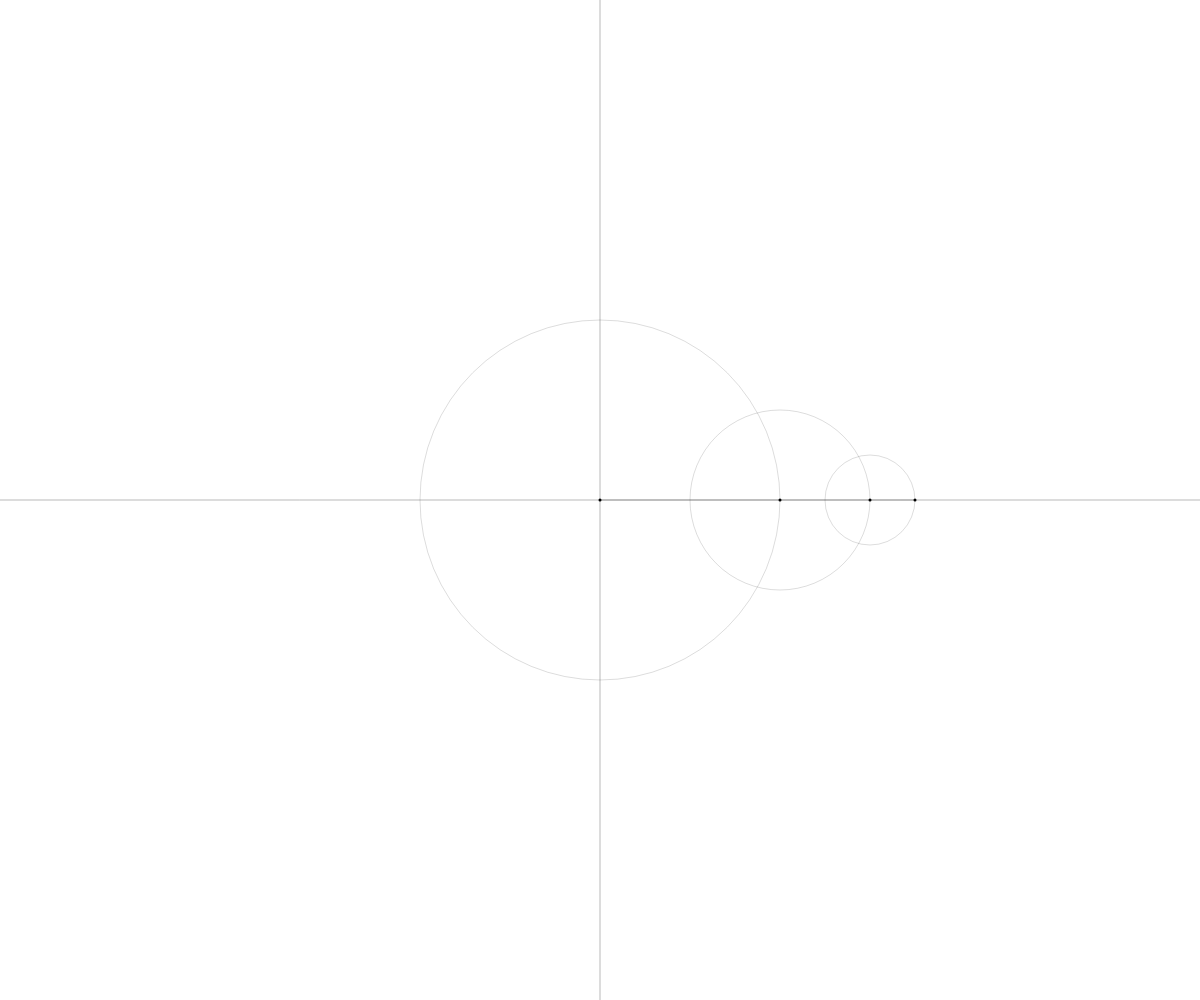
Frame 1 (no input)
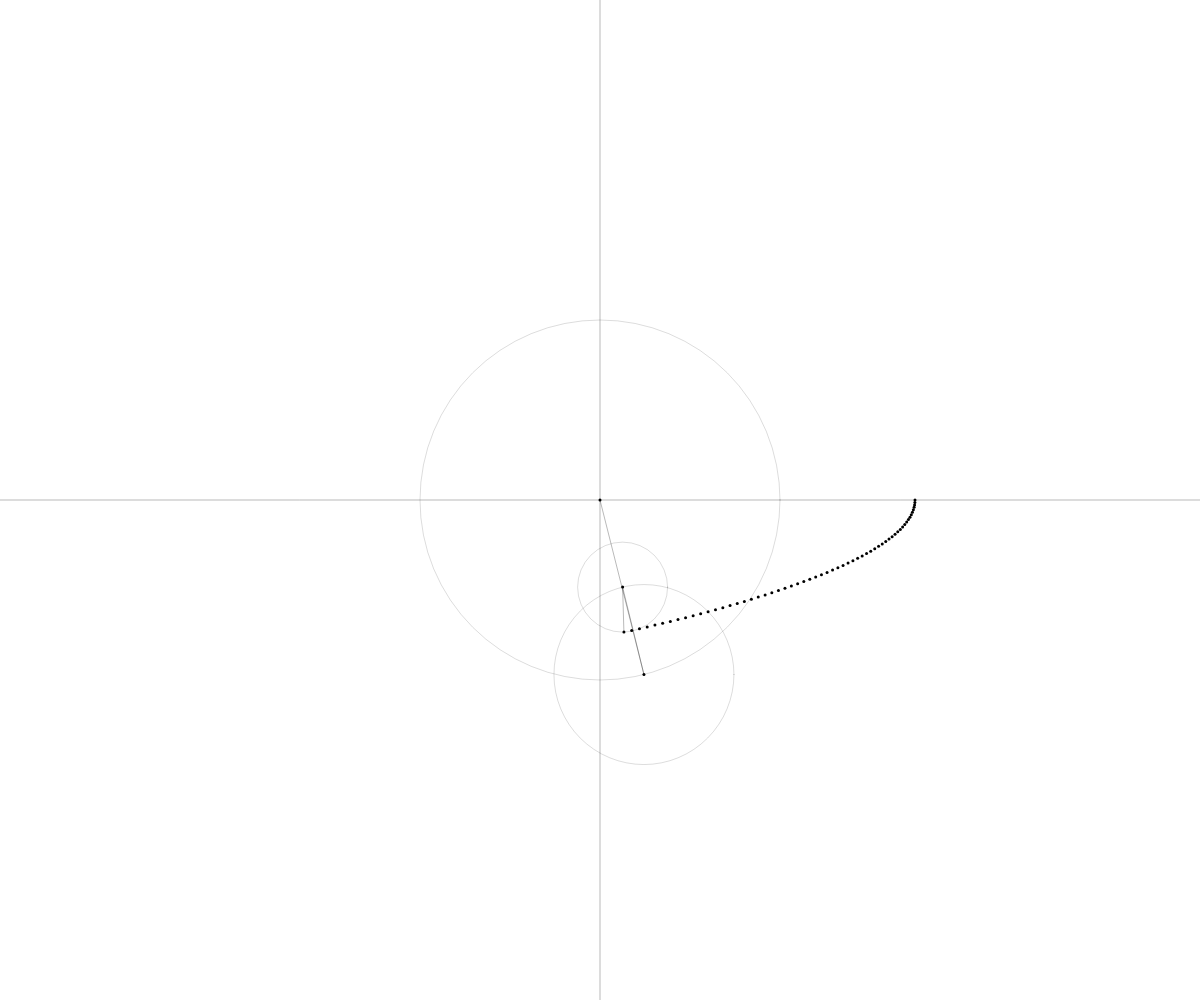
Frame 60 (no input)
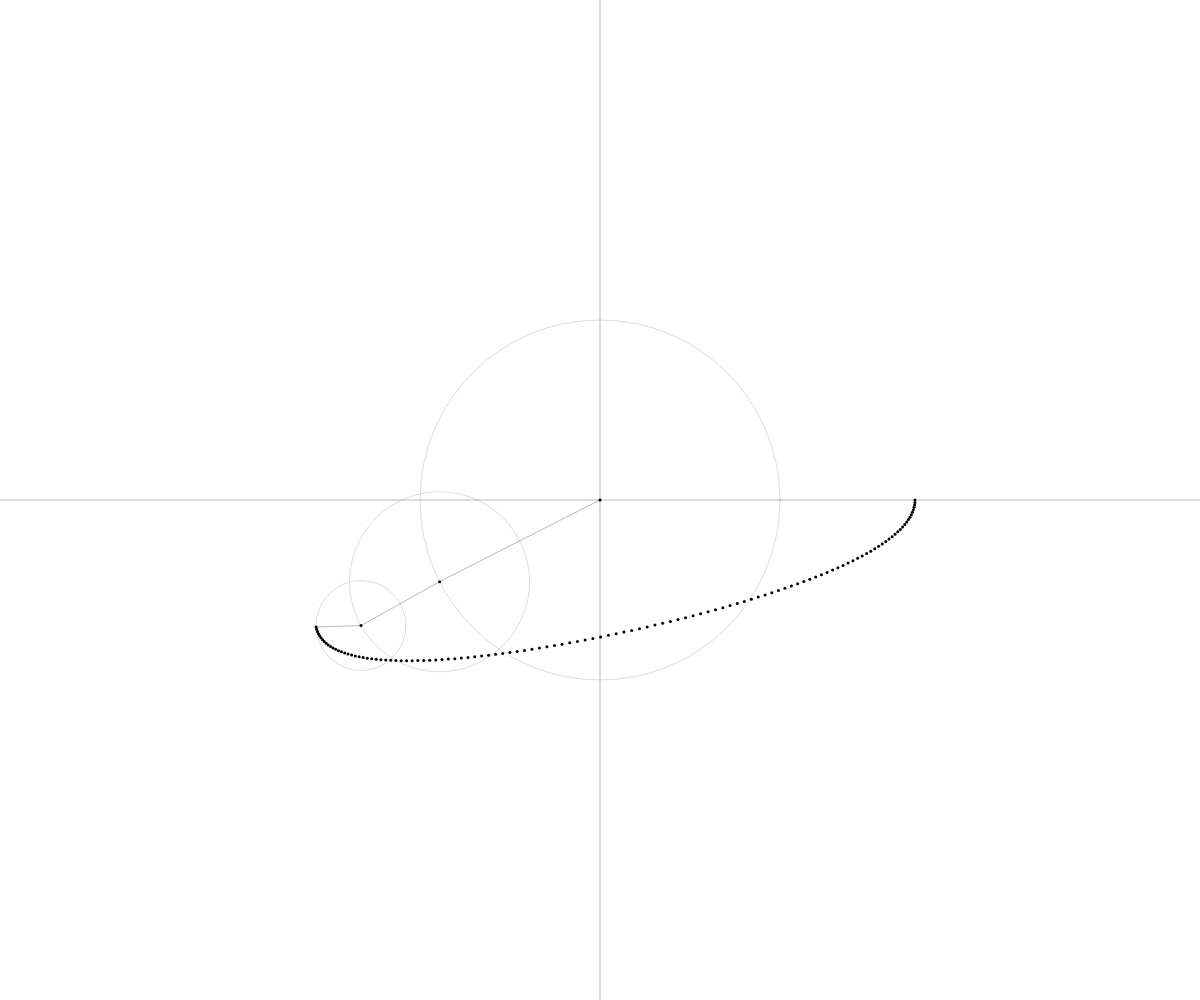
Frame 120 (the mouse pressed at the canvas centre since frame 60)

The p5.js sketch that drew these frames (run headless with seeded random() and noise() and a simulated clock; from frame 60 on, the mouse is pressed at the canvas centre):

// p5.js sketch
// ── sketch.js
var CX, CY;

var R1, R2, R3;
var X1, X2, X3;
var Y1, Y2, Y3;
var A1, A2, A3;
var AINC1, AINC2, AINC3;

var traced_points;
var Z;

var OSC1, OSC2, OSC3;


function setup() {
   createCanvas(windowWidth, windowHeight);
   angleMode(DEGREES);
   CX = width / 2;
   CY = height / 2;
   R1 = 180;
   R2 = R1 / 2;
   R3 = R2 / 2;
   A1 = A2 = A3 = 0;
   AINC1 = random(-3, 3);
   AINC2 = random(-3, 3);
   AINC3 = random(-3, 3);
   traced_points = [];
   Z = 400;
}

function draw() {
   translate(CX, CY);
   background(255);
   calcPoints();
   renderPoints();
   renderLines();
   renderEllipses();
   increaseAngles();
}

function calcPoints() {
   X1 = cos(A1) * R1;
   Y1 = sin(A1) * R1;

   X2 = X1 + cos(A2) * R2;
   Y2 = Y1 + sin(A2) * R2;

   X3 = X2 + cos(A3) * R3;
   Y3 = Y2 + sin(A3) * R3;

   traced_points.push([X3, Y3, Z]);
}

function renderPoints() {
   stroke(0);
   strokeWeight(3);
   point(0, 0);
   point(X1, Y1);
   point(X2, Y2);
   for(var i = 0; i < traced_points.length; i++) {
      if(traced_points[i][2] > 0) {
         point(traced_points[i][0], traced_points[i][1]);
         traced_points[i][2]--;
      } else {
         traced_points.splice(i, 1);
      }
   }
}

function renderLines() {
   stroke(0, 70);
   strokeWeight(1);
   // radius
   line(0, 0, X1, Y1);
   line(X1, Y1, X2, Y2);
   line(X2, Y2, X3, Y3);
   // axes
   line(-CX, 0, CX, 0);
   line(0, -CY, 0, CY);
}

function renderEllipses() {
   noFill();
   stroke(0, 35);
   ellipse(0, 0, R1 * 2);
   ellipse(X1, Y1, R2 * 2);
   ellipse(X2, Y2, R3 * 2);
}

function increaseAngles() {
   A1 += AINC1;
   A2 += AINC2;
   A3 += AINC3;
}

function renderLabels() {
   noStroke();
   fill(0);
   // angles
   text("α " + A1 + "°", R1 + 20, 0);
   text("β " + A2 + "°", X1 + R2 + 20, Y1);
   text("γ " + A3 + "°", X2 + R3 + 20, Y2);
   // increments
   push();
   translate(-CX, -CY);
   text(AINC1, 10, 20);
   pop();
}
